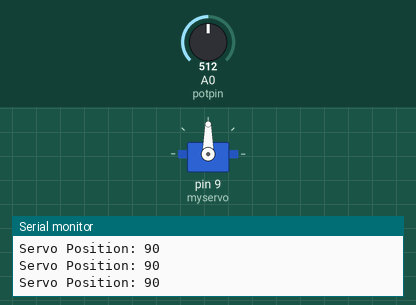
The sketch below on a simulated Arduino Nano, built with avr-gcc and run on an emulated ATmega328P. Shown: servo, the last lines printed to the serial monitor. The inputs (shaded band) are chosen by the test bench; at power-on: A0 (potpin) = 512.

Above: at 1.2 s.
1.3 s: A0 (potpin) set to 60
At 2.5 s:
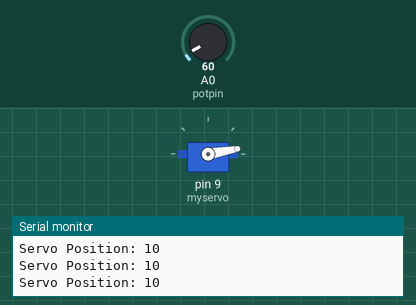
2.8 s: A0 (potpin) set to 53
At 4.3 s:
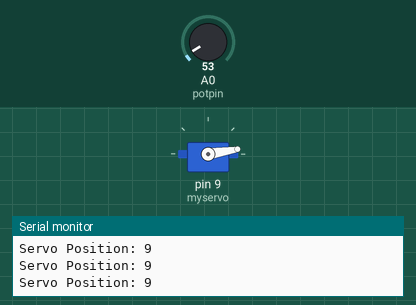
5.8 s: A0 (potpin) set to 122
At 7.0 s:
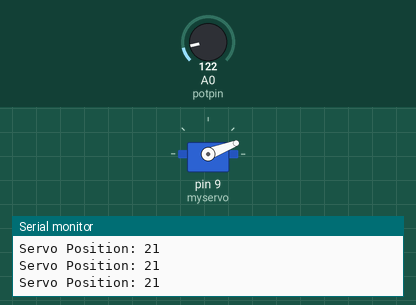
7.3 s: A0 (potpin) set to 561
At 7.8 s:
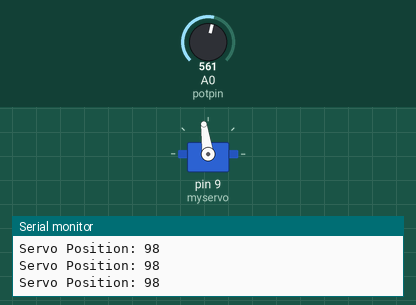
10.3 s: A0 (potpin) set to 575
At 11.1 s:
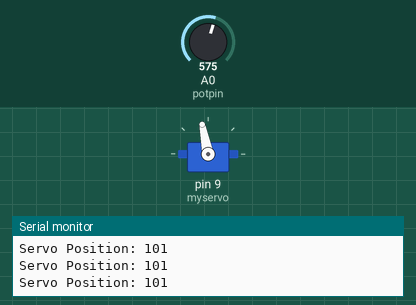
11.8 s: A0 (potpin) set to 306
At 12.9 s:
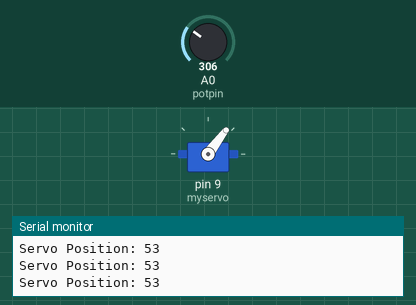
Timing chart, 0 to 14.3 s (numbered marks = the images above; inputs shaded):
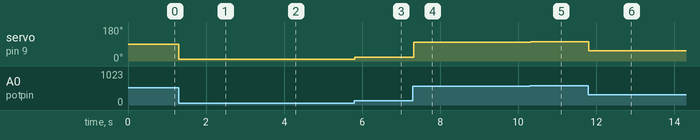

The sketch:

ServoPotentiometerKnob.ino
```cpp
#include <Servo.h>

Servo myservo;  // create Servo object to control a servo

int potpin = A0;  // analog pin used to connect the potentiometer
int val;    // variable to read the value from the analog pin

void setup() {
  Serial.begin(9600); // initialize serial communication at 9600 bits per second
  myservo.attach(9);  // attaches the servo on pin 9 to the Servo object
}

void loop() {
  val = analogRead(potpin);            // reads the value of the potentiometer (value between 0 and 1023)
  val = map(val, 0, 1023, 0, 180);     // scale it for use with the servo (value between 0 and 180)

  // Print the current servo position to the Serial Monitor
  Serial.print("Servo Position: ");    // Label for the value
  Serial.println(val);                 // Prints the mapped 0-180 value

  myservo.write(val);                  // sets the servo position according to the scaled value
  delay(15);                           // waits for the servo to get there
}
```

Measured:
- after the input at 1.3 s, servo on pin 9 (myservo): 90° → 10° at once
- after the input at 2.8 s, servo on pin 9 (myservo): 10° → 9° at once
- after the input at 5.8 s, servo on pin 9 (myservo): 9° → 21° at once
- after the input at 7.3 s, servo on pin 9 (myservo): 21° → 98° at once
- after the input at 10.3 s, servo on pin 9 (myservo): 98° → 101° at once
- after the input at 11.8 s, servo on pin 9 (myservo): 101° → 53° at once
